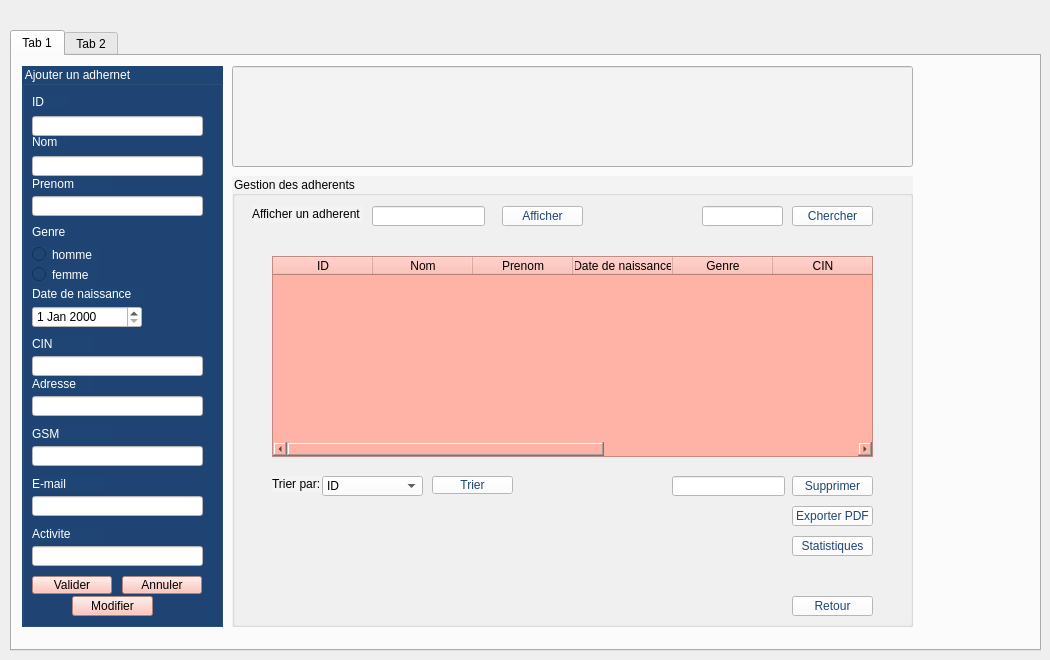
    <widget class="QWidget" name="gestionadherent">
     <widget class="QTabWidget" name="gestiondesadherent">
      <property name="geometry">
       <rect>
        <x>10</x>
        <y>30</y>
        <width>1031</width>
        <height>621</height>
       </rect>
      </property>
      <property name="toolTip">
       <string>&lt;html&gt;&lt;head/&gt;&lt;body&gt;&lt;p&gt;&lt;img src=&quot;:/image/image/logor.png&quot;/&gt;&lt;/p&gt;&lt;/body&gt;&lt;/html&gt;</string>
      </property>
      <property name="whatsThis">
       <string>&lt;html&gt;&lt;head/&gt;&lt;body&gt;&lt;p&gt;&lt;img src=&quot;:/image/image/logor.png&quot;/&gt;&lt;/p&gt;&lt;/body&gt;&lt;/html&gt;</string>
      </property>
      <property name="styleSheet">
       <string notr="true">url:(file:///C:/Users/farah/Downloads/download (7).jpg);
font: 10pt &quot;Times New Roman&quot;;
color: rgb(0, 0, 0);</string>
      </property>
      <property name="currentIndex">
       <number>0</number>
      </property>
      <widget class="QWidget" name="AJOUT_ADHERENT">
       <attribute name="title">
        <string>Tab 1</string>
       </attribute>
       <widget class="QGroupBox" name="ajouter_a">
        <property name="geometry">
         <rect>
          <x>10</x>
          <y>10</y>
          <width>201</width>
          <height>561</height>
         </rect>
        </property>
        <property name="styleSheet">
         <string notr="true">color: rgb(255, 255, 255);
background-color: rgb(31, 69, 116);
font: 11pt &quot;Times New Roman&quot;;</string>
        </property>
        <property name="title">
         <string>Ajouter un adhernet</string>
        </property>
        <widget class="QLabel" name="nom_a">
         <property name="geometry">
          <rect>
           <x>10</x>
           <y>70</y>
           <width>37</width>
           <height>12</height>
          </rect>
         </property>
         <property name="styleSheet">
          <string notr="true">color: rgb(255, 255, 255);
font: 11pt &quot;Times New Roman&quot;;</string>
         </property>
         <property name="text">
          <string>Nom</string>
         </property>
        </widget>
        <widget class="QLineEdit" name="nom_a1">
         <property name="geometry">
          <rect>
           <x>10</x>
           <y>90</y>
           <width>171</width>
           <height>20</height>
          </rect>
         </property>
         <property name="styleSheet">
          <string notr="true">background-color: rgb(255, 255, 255);
color: rgb(0, 0, 0);
font: 10pt &quot;Times New Roman&quot;;
border-color: rgb(0, 0, 0);</string>
         </property>
        </widget>
        <widget class="QLabel" name="prenom_a">
         <property name="geometry">
          <rect>
           <x>10</x>
           <y>110</y>
           <width>81</width>
           <height>16</height>
          </rect>
         </property>
         <property name="styleSheet">
          <string notr="true">background-color: rgb(31, 69, 116);
color: rgb(255, 255, 255);
font: 11pt &quot;Times New Roman&quot;;</string>
         </property>
         <property name="text">
          <string>Prenom</string>
         </property>
        </widget>
        <widget class="QLineEdit" name="prenom_a1">
         <property name="geometry">
          <rect>
           <x>10</x>
           <y>130</y>
           <width>171</width>
           <height>20</height>
          </rect>
         </property>
         <property name="styleSheet">
          <string notr="true">background-color: rgb(255, 255, 255);
font: 10pt &quot;Times New Roman&quot;;
color: rgb(0, 0, 0);
border-color: rgb(0, 0, 0);</string>
         </property>
        </widget>
        <widget class="QLabel" name="genre_a">
         <property name="geometry">
          <rect>
           <x>10</x>
           <y>160</y>
           <width>37</width>
           <height>12</height>
          </rect>
         </property>
         <property name="styleSheet">
          <string notr="true">color: rgb(255, 255, 255);
font: 11pt &quot;Times New Roman&quot;;</string>
         </property>
         <property name="text">
          <string>Genre</string>
         </property>
        </widget>
        <widget class="QRadioButton" name="genre_a1">
         <property name="geometry">
          <rect>
           <x>10</x>
           <y>180</y>
           <width>68</width>
           <height>17</height>
          </rect>
         </property>
         <property name="styleSheet">
          <string notr="true">background-color: rgb(65, 65, 127);
background-color: rgb(31, 69, 116);
color: rgb(255, 255, 255);
font: 9pt &quot;Times New Roman&quot;;</string>
         </property>
         <property name="text">
          <string>homme</string>
         </property>
        </widget>
        <widget class="QRadioButton" name="genre_a2">
         <property name="geometry">
          <rect>
           <x>10</x>
           <y>200</y>
           <width>68</width>
           <height>17</height>
          </rect>
         </property>
         <property name="styleSheet">
          <string notr="true">color: rgb(255, 255, 255);
font: 9pt &quot;Times New Roman&quot;;</string>
         </property>
         <property name="text">
          <string>femme</string>
         </property>
        </widget>
        <widget class="QLabel" name="date_a">
         <property name="geometry">
          <rect>
           <x>10</x>
           <y>220</y>
           <width>111</width>
           <height>16</height>
          </rect>
         </property>
         <property name="styleSheet">
          <string notr="true">color: rgb(255, 255, 255);
font: 11pt &quot;Times New Roman&quot;;</string>
         </property>
         <property name="text">
          <string>Date de naissance</string>
         </property>
        </widget>
        <widget class="QDateEdit" name="date_a1">
         <property name="geometry">
          <rect>
           <x>10</x>
           <y>240</y>
           <width>110</width>
           <height>22</height>
          </rect>
         </property>
         <property name="styleSheet">
          <string notr="true">background-color: rgb(255, 255, 255);
border-color: rgb(0, 0, 0);
font: 9pt &quot;Times New Roman&quot;;
color: rgb(0, 0, 0);</string>
         </property>
        </widget>
        <widget class="QLabel" name="cin_a">
         <property name="geometry">
          <rect>
           <x>10</x>
           <y>270</y>
           <width>61</width>
           <height>16</height>
          </rect>
         </property>
         <property name="styleSheet">
          <string notr="true">color: rgb(255, 255, 255);
font: 11pt &quot;Times New Roman&quot;;</string>
         </property>
         <property name="text">
          <string>CIN</string>
         </property>
        </widget>
        <widget class="QLineEdit" name="cin_a1">
         <property name="geometry">
          <rect>
           <x>10</x>
           <y>290</y>
           <width>171</width>
           <height>20</height>
          </rect>
         </property>
         <property name="styleSheet">
          <string notr="true">background-color: rgb(255, 255, 255);
font: 10pt &quot;Times New Roman&quot;;
color: rgb(0, 0, 0);
border-color: rgb(0, 0, 0);</string>
         </property>
        </widget>
        <widget class="QLabel" name="adresse_a">
         <property name="geometry">
          <rect>
           <x>10</x>
           <y>310</y>
           <width>61</width>
           <height>16</height>
          </rect>
         </property>
         <property name="styleSheet">
          <string notr="true">color: rgb(255, 255, 255);
font: 11pt &quot;Times New Roman&quot;;</string>
         </property>
         <property name="text">
          <string>Adresse</string>
         </property>
        </widget>
        <widget class="QLineEdit" name="adresse_a1">
         <property name="geometry">
          <rect>
           <x>10</x>
           <y>330</y>
           <width>171</width>
           <height>20</height>
          </rect>
         </property>
         <property name="styleSheet">
          <string notr="true">background-color: rgb(255, 255, 255);
font: 10pt &quot;Times New Roman&quot;;
color: rgb(0, 0, 0);
border-color: rgb(0, 0, 0);</string>
         </property>
        </widget>
        <widget class="QLabel" name="gsm_a">
         <property name="geometry">
          <rect>
           <x>10</x>
           <y>360</y>
           <width>81</width>
           <height>16</height>
          </rect>
         </property>
         <property name="styleSheet">
          <string notr="true">color: rgb(255, 255, 255);
font: 11pt &quot;Times New Roman&quot;;</string>
         </property>
         <property name="text">
          <string>GSM</string>
         </property>
        </widget>
        <widget class="QLineEdit" name="gsm_a1">
         <property name="geometry">
          <rect>
           <x>10</x>
           <y>380</y>
           <width>171</width>
           <height>20</height>
          </rect>
         </property>
         <property name="styleSheet">
          <string notr="true">background-color: rgb(255, 255, 255);
font: 10pt &quot;Times New Roman&quot;;
color: rgb(0, 0, 0);
border-color: rgb(0, 0, 0);</string>
         </property>
        </widget>
        <widget class="QLabel" name="mail_a">
         <property name="geometry">
          <rect>
           <x>10</x>
           <y>410</y>
           <width>71</width>
           <height>16</height>
          </rect>
         </property>
         <property name="styleSheet">
          <string notr="true">color: rgb(255, 255, 255);
font: 11pt &quot;Times New Roman&quot;;</string>
         </property>
         <property name="text">
          <string>E-mail</string>
         </property>
        </widget>
        <widget class="QLineEdit" name="mail_a1">
         <property name="geometry">
          <rect>
           <x>10</x>
           <y>430</y>
           <width>171</width>
           <height>20</height>
          </rect>
         </property>
         <property name="styleSheet">
          <string notr="true">background-color: rgb(255, 255, 255);
font: 10pt &quot;Times New Roman&quot;;
color: rgb(0, 0, 0);
border-color: rgb(0, 0, 0);</string>
         </property>
        </widget>
        <widget class="QPushButton" name="annuler_a">
         <property name="geometry">
          <rect>
           <x>100</x>
           <y>510</y>
           <width>80</width>
           <height>18</height>
          </rect>
         </property>
         <property name="styleSheet">
          <string notr="true">background-color: rgb(255, 166, 102);
color: rgb(0, 0, 0);
background-color: rgb(255, 179, 167);
</string>
         </property>
         <property name="text">
          <string>Annuler</string>
         </property>
        </widget>
        <widget class="QPushButton" name="valider_a">
         <property name="geometry">
          <rect>
           <x>10</x>
           <y>510</y>
           <width>80</width>
           <height>18</height>
          </rect>
         </property>
         <property name="styleSheet">
          <string notr="true">background-color: rgb(255, 179, 167);
color: rgb(0, 0, 0);
</string>
         </property>
         <property name="text">
          <string>Valider</string>
         </property>
        </widget>
        <widget class="QLineEdit" name="id_a1">
         <property name="geometry">
          <rect>
           <x>10</x>
           <y>50</y>
           <width>171</width>
           <height>20</height>
          </rect>
         </property>
         <property name="styleSheet">
          <string notr="true">background-color: rgb(255, 255, 255);
color: rgb(0, 0, 0);
font: 10pt &quot;Times New Roman&quot;;
border-color: rgb(0, 0, 0);</string>
         </property>
        </widget>
        <widget class="QLabel" name="id_a">
         <property name="geometry">
          <rect>
           <x>10</x>
           <y>30</y>
           <width>37</width>
           <height>12</height>
          </rect>
         </property>
         <property name="styleSheet">
          <string notr="true">color: rgb(255, 255, 255);
font: 11pt &quot;Times New Roman&quot;;</string>
         </property>
         <property name="text">
          <string>ID</string>
         </property>
        </widget>
        <widget class="QPushButton" name="modifier_a_3">
         <property name="geometry">
          <rect>
           <x>50</x>
           <y>530</y>
           <width>81</width>
           <height>20</height>
          </rect>
         </property>
         <property name="styleSheet">
          <string notr="true">background-color: rgb(255, 179, 167);
color: rgb(0, 0, 0);
font: 10pt &quot;Times New Roman&quot;;</string>
         </property>
         <property name="text">
          <string>Modifier</string>
         </property>
        </widget>
        <widget class="QLabel" name="mail_a_2">
         <property name="geometry">
          <rect>
           <x>10</x>
           <y>460</y>
           <width>71</width>
           <height>16</height>
          </rect>
         </property>
         <property name="styleSheet">
          <string notr="true">color: rgb(255, 255, 255);
font: 11pt &quot;Times New Roman&quot;;</string>
         </property>
         <property name="text">
          <string>Activite</string>
         </property>
        </widget>
        <widget class="QLineEdit" name="cbxActivite">
         <property name="geometry">
          <rect>
           <x>10</x>
           <y>480</y>
           <width>171</width>
           <height>20</height>
          </rect>
         </property>
         <property name="styleSheet">
          <string notr="true">background-color: rgb(255, 255, 255);
font: 10pt &quot;Times New Roman&quot;;
color: rgb(0, 0, 0);
border-color: rgb(0, 0, 0);</string>
         </property>
        </widget>
       </widget>
       <widget class="QLineEdit" name="logo_adherent">
        <property name="geometry">
         <rect>
          <x>220</x>
          <y>10</y>
          <width>681</width>
          <height>101</height>
         </rect>
        </property>
        <property name="styleSheet">
         <string notr="true">background-color: rgb(243, 243, 243);
background-image: url(:/image/image/download (7).jpg);</string>
        </property>
       </widget>
       <widget class="QGroupBox" name="gestion_a">
        <property name="geometry">
         <rect>
          <x>220</x>
          <y>120</y>
          <width>681</width>
          <height>451</height>
         </rect>
        </property>
        <property name="styleSheet">
         <string notr="true">background-color: rgb(243, 243, 243);
</string>
        </property>
        <property name="title">
         <string>Gestion des adherents</string>
        </property>
        <widget class="QLabel" name="chercher_a">
         <property name="geometry">
          <rect>
           <x>20</x>
           <y>30</y>
           <width>111</width>
           <height>16</height>
          </rect>
         </property>
         <property name="styleSheet">
          <string notr="true">color: rgb(0, 0, 0);
font: 10pt &quot;Times New Roman&quot;;</string>
         </property>
         <property name="text">
          <string>Afficher un adherent :</string>
         </property>
        </widget>
        <widget class="QLabel" name="trier_a">
         <property name="geometry">
          <rect>
           <x>40</x>
           <y>300</y>
           <width>61</width>
           <height>16</height>
          </rect>
         </property>
         <property name="styleSheet">
          <string notr="true">font: 10pt &quot;Times New Roman&quot;;
color: rgb(0, 0, 0);</string>
         </property>
         <property name="text">
          <string>Trier par:</string>
         </property>
        </widget>
        <widget class="QComboBox" name="trier_a1">
         <property name="geometry">
          <rect>
           <x>90</x>
           <y>300</y>
           <width>101</width>
           <height>20</height>
          </rect>
         </property>
         <property name="styleSheet">
          <string notr="true">color: rgb(0, 0, 0);
background-color: rgb(255, 255, 255);
font: 10pt &quot;Times New Roman&quot;;
border-color: rgb(0, 0, 0);</string>
         </property>
         <item>
          <property name="text">
           <string>ID</string>
          </property>
         </item>
         <item>
          <property name="text">
           <string>Nom</string>
          </property>
         </item>
        </widget>
        <widget class="QPushButton" name="filtrer_a">
         <property name="geometry">
          <rect>
           <x>200</x>
           <y>300</y>
           <width>81</width>
           <height>18</height>
          </rect>
         </property>
         <property name="styleSheet">
          <string notr="true">background-color: rgb(255, 255, 255);
font: 10pt &quot;Times New Roman&quot;;
color: rgb(31, 69, 116);</string>
         </property>
         <property name="text">
          <string>Trier</string>
         </property>
        </widget>
        <widget class="QTableWidget" name="table_aherent">
         <property name="geometry">
          <rect>
           <x>40</x>
           <y>80</y>
           <width>601</width>
           <height>201</height>
          </rect>
         </property>
         <property name="styleSheet">
          <string notr="true">background-color: rgb(255, 179, 167);
font: 10pt &quot;Times New Roman&quot;;
color: rgb(0, 0, 0);</string>
         </property>
         <column>
          <property name="text">
           <string>ID</string>
          </property>
         </column>
         <column>
          <property name="text">
           <string>Nom</string>
          </property>
         </column>
         <column>
          <property name="text">
           <string>Prenom</string>
          </property>
         </column>
         <column>
          <property name="text">
           <string>Date de naissance</string>
          </property>
         </column>
         <column>
          <property name="text">
           <string>Genre</string>
          </property>
         </column>
         <column>
          <property name="text">
           <string>CIN</string>
          </property>
         </column>
         <column>
          <property name="text">
           <string>Adresse</string>
          </property>
         </column>
         <column>
          <property name="text">
           <string>GSM</string>
          </property>
         </column>
         <column>
          <property name="text">
           <string>E-mail</string>
          </property>
         </column>
        </widget>
        <widget class="QPushButton" name="PDF_a">
         <property name="geometry">
          <rect>
           <x>560</x>
           <y>330</y>
           <width>81</width>
           <height>20</height>
          </rect>
         </property>
         <property name="styleSheet">
          <string notr="true">background-color: rgb(255, 255, 255);
font: 10pt &quot;Times New Roman&quot;;
color: rgb(31, 69, 116);</string>
         </property>
         <property name="text">
          <string>Exporter PDF</string>
         </property>
        </widget>
        <widget class="QPushButton" name="supprimer_a">
         <property name="geometry">
          <rect>
           <x>560</x>
           <y>300</y>
           <width>81</width>
           <height>20</height>
          </rect>
         </property>
         <property name="styleSheet">
          <string notr="true">background-color: rgb(255, 255, 255);
color: rgb(31, 69, 116);
font: 10pt &quot;Times New Roman&quot;;</string>
         </property>
         <property name="text">
          <string>Supprimer</string>
         </property>
        </widget>
        <widget class="QLineEdit" name="supprimer_a1">
         <property name="geometry">
          <rect>
           <x>440</x>
           <y>300</y>
           <width>113</width>
           <height>20</height>
          </rect>
         </property>
         <property name="styleSheet">
          <string notr="true">background-color: rgb(255, 255, 255);
font: 10pt &quot;Times New Roman&quot;;
color: rgb(0, 0, 0);
border-color: rgb(0, 0, 0);</string>
         </property>
         <property name="text">
          <string/>
         </property>
        </widget>
        <widget class="QPushButton" name="modifier_a">
         <property name="geometry">
          <rect>
           <x>270</x>
           <y>30</y>
           <width>81</width>
           <height>20</height>
          </rect>
         </property>
         <property name="styleSheet">
          <string notr="true">background-color: rgb(255, 255, 255);
color: rgb(31, 69, 116);
font: 10pt &quot;Times New Roman&quot;;</string>
         </property>
         <property name="text">
          <string>Afficher</string>
         </property>
        </widget>
        <widget class="QPushButton" name="modifier_a_2">
         <property name="geometry">
          <rect>
           <x>560</x>
           <y>420</y>
           <width>81</width>
           <height>20</height>
          </rect>
         </property>
         <property name="styleSheet">
          <string notr="true">background-color: rgb(255, 255, 255);
color: rgb(31, 69, 116);
font: 10pt &quot;Times New Roman&quot;;</string>
         </property>
         <property name="text">
          <string>Retour</string>
         </property>
        </widget>
        <widget class="QLineEdit" name="modifier_a1">
         <property name="geometry">
          <rect>
           <x>140</x>
           <y>30</y>
           <width>113</width>
           <height>20</height>
          </rect>
         </property>
         <property name="styleSheet">
          <string notr="true">background-color: rgb(255, 255, 255);
font: 10pt &quot;Times New Roman&quot;;
color: rgb(0, 0, 0);
border-color: rgb(0, 0, 0);</string>
         </property>
         <property name="text">
          <string/>
         </property>
        </widget>
        <widget class="QPushButton" name="statistics">
         <property name="geometry">
          <rect>
           <x>560</x>
           <y>360</y>
           <width>81</width>
           <height>20</height>
          </rect>
         </property>
         <property name="styleSheet">
          <string notr="true">background-color: rgb(255, 255, 255);
color: rgb(31, 69, 116);
font: 10pt &quot;Times New Roman&quot;;</string>
         </property>
         <property name="text">
          <string>Statistiques</string>
         </property>
        </widget>
        <widget class="QPushButton" name="look">
         <property name="geometry">
          <rect>
           <x>560</x>
           <y>30</y>
           <width>81</width>
           <height>20</height>
          </rect>
         </property>
         <property name="styleSheet">
          <string notr="true">background-color: rgb(255, 255, 255);
color: rgb(31, 69, 116);
font: 10pt &quot;Times New Roman&quot;;</string>
         </property>
         <property name="text">
          <string>Chercher</string>
         </property>
        </widget>
        <widget class="QLineEdit" name="look1">
         <property name="geometry">
          <rect>
           <x>470</x>
           <y>30</y>
           <width>81</width>
           <height>20</height>
          </rect>
         </property>
         <property name="styleSheet">
          <string notr="true">background-color: rgb(255, 255, 255);
font: 10pt &quot;Times New Roman&quot;;
color: rgb(0, 0, 0);
border-color: rgb(0, 0, 0);</string>
         </property>
         <property name="text">
          <string/>
         </property>
        </widget>
       </widget>
      </widget>
      <widget class="QWidget" name="STATISTIQUE_A">
       <attribute name="title">
        <string>Tab 2</string>
       </attribute>
       <widget class="QLineEdit" name="logoadhernt1">
        <property name="geometry">
         <rect>
          <x>40</x>
          <y>30</y>
          <width>851</width>
          <height>81</height>
         </rect>
        </property>
        <property name="styleSheet">
         <string notr="true">background-color: rgb(243, 243, 243);
border-color: rgb(0, 0, 0);</string>
        </property>
       </widget>
       <widget class="QWidget" name="widget_adherent" native="true">
        <property name="geometry">
         <rect>
          <x>40</x>
          <y>140</y>
          <width>851</width>
          <height>371</height>
         </rect>
        </property>
        <widget class="QWidget" name="verticalLayoutWidget">
         <property name="geometry">
          <rect>
           <x>30</x>
           <y>40</y>
           <width>801</width>
           <height>271</height>
          </rect>
         </property>
         <layout class="QVBoxLayout" name="adherent_layout"/>
        </widget>
       </widget>
      </widget>
     </widget>
    </widget>
